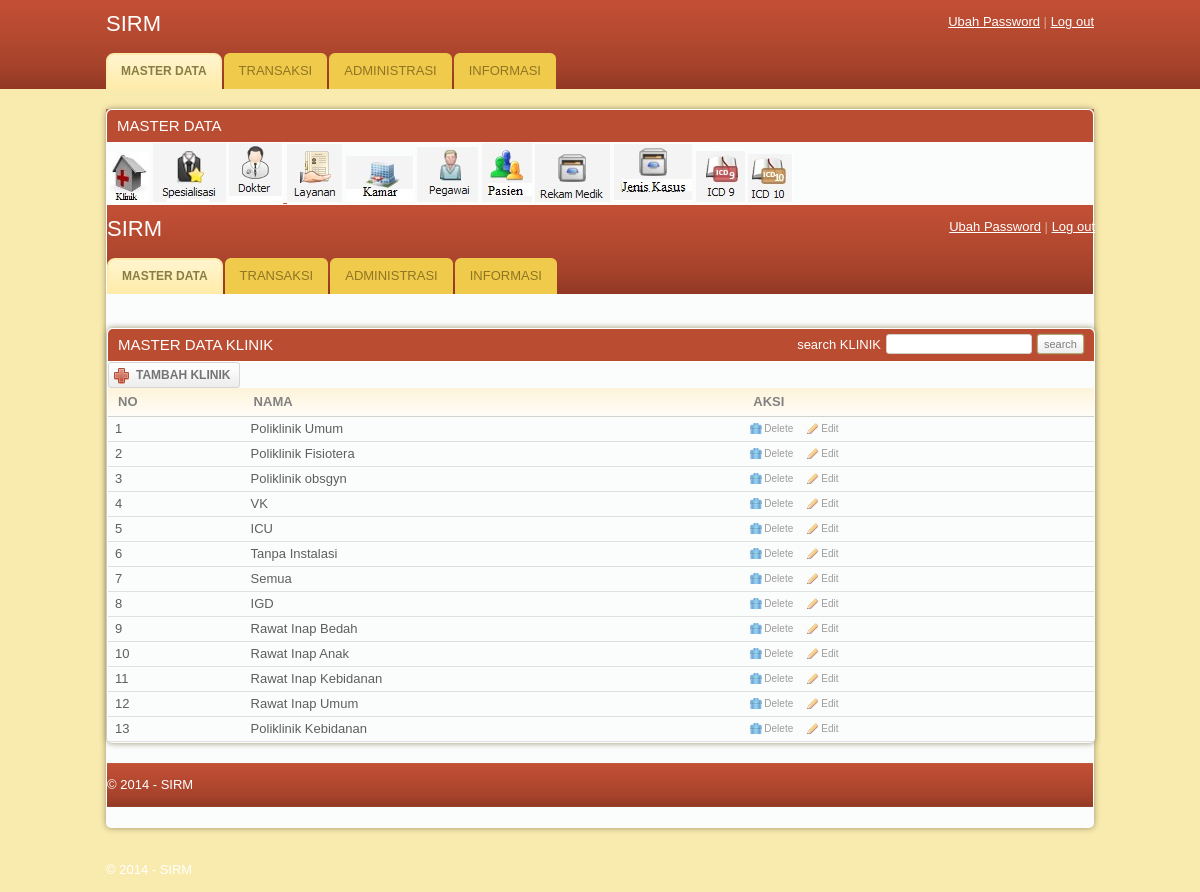
Screenshot of /MODUL/Master/index.php?master=klinik with the database file from the repository.
### tables this page shows
CREATE TABLE IF NOT EXISTS `klinik` (
  `id_klinik` int(3) NOT NULL AUTO_INCREMENT,
  `nama_klinik` varchar(20) NOT NULL,
  PRIMARY KEY (`id_klinik`)
);

### MODUL/Master/klinik.php (the view, shortened to what this page needs)
<!DOCTYPE html PUBLIC "-//W3C//DTD XHTML 1.0 Transitional//EN" "http://www.w3.org/TR/xhtml1/DTD/xhtml1-transitional.dtd">
<html xmlns="http://www.w3.org/1999/xhtml">
<head>
	<link rel="stylesheet" href="../../css/style.css" type="text/css" media="all" />
</head>
<body>
<div id="header">
	<div class="shell">
		<div id="top">
			<h1><a href="master/index.php">SIRM</a></h1>
			<div id="top-navigation">
				<a href="#">Ubah Password</a>
				<span>|</span>
				<a href="#">Log out</a>
			</div>
		</div>
		<div id="navigation">
			<ul>
			    <li><a href="master.php" class="active"><span>MASTER DATA</span></a></li>
				<li><a href="../../transaksi.php"><span>TRANSAKSI</span></a></li>
			    <li><a href="../../administrasi.php"><span>ADMINISTRASI</span></a></li>
			    <li><a href="../../informasi.php"><span>INFORMASI</span></a></li>
			</ul>
		</div>
	</div>
</div>
<div id="container">
	<div class="shell">
		<br />
		<div id="main">
			<div id="content">
				<div class="box">
					<div class="box-head">
						<h2 class="left"><a href="klinik.php">MASTER DATA KLINIK</a></h2>
						<div class="right">
							<label>search KLINIK</label>
							<input type="text" class="field small-field" />
							<input type="submit" class="button" value="search" />
						</div>
					</div>
					<div class="table">
					<a href="tambahklinik.php" class="add-button"><span>TAMBAH KLINIK</span></a><br>
						<table width="100%" border="0" cellspacing="0" cellpadding="0">
							<tr>
								<th>NO</th>
								<th>NAMA</th>
								<th>AKSI</th>
							</tr>
							<?php
							$no=0;
							$query = mysql_query("SELECT * FROM klinik");
							while($data= mysql_fetch_array($query)){
							$no++;
							?>
							<tr>
								<td><?php echo $no;?></td>
								<td><?php echo $data['nama_klinik'];?> </td>
								<td><a href="hapusklinik.php?id_klinik=<?=$data['id_klinik']?>" class="ico del" onclick="return konfirmasi('<?php echo $data['nama_klinik'];?>')">Delete</a><a href="editklinik.php?id_klinik=<?=$data['id_klinik']?>" class="ico edit">Edit</a></td>
							</tr>
							<?php }?>
						</table>
					</div>
				</div>
			</div>
		</div>
	</div>
<div id="footer">
	<div class="shell">
		<span class="left">&copy; 2014 - SIRM</span>
	</div>
</div>
</body>
</html>

### MODUL/Master/index.php (shortened to what this page needs)
<!DOCTYPE html PUBLIC "-//W3C//DTD XHTML 1.0 Transitional//EN" "http://www.w3.org/TR/xhtml1/DTD/xhtml1-transitional.dtd">
<html xmlns="http://www.w3.org/1999/xhtml">
<head>
	<link rel="stylesheet" href="../../css/style.css" type="text/css" media="all" />
</head>
<body>
<div id="header">
	<div class="shell">
		<div id="top">
			<h1><a href="master/index.php">SIRM</a></h1>
			<div id="top-navigation">
				<a href="#">Ubah Password</a>
				<span>|</span>
				<a href="#">Log out</a>
			</div>
		</div>
		<div id="navigation">
			<ul>
				<div id='master'><li><a href="master.php" class="active"><span>MASTER DATA</span></a></li></div>
				<div id='transaksi'><li><a href="../../transaksi.php"><span>TRANSAKSI</span></a></li></div>
			    <div id='administrasi'><li><a href="../../administrasi.php"><span>ADMINISTRASI</span></a></li>
			    <div id='informasi'><li><a href="../../informasi.php"><span>INFORMASI</span></a></li></div>
			</ul>
		</div>
	</div>
</div>
<div id="container">
	<div class="shell">
		<div id="main">
					<div id="content">
				<div class="box">
					<div class="box-head">
						<h2>MASTER DATA</h2>
					</div>
					<div class="box-content" height=800>
						<a href='index.php?master=klinik' class='master' title="Klinik"><span><img src="../../css/images/klinik.jpg"></span></a>
						<a href='index.php?master=spesialisasi' class='master' title="Spesialisasi"><span><img src="../../css/images/spesialisasi.jpg"></span></a>
						<a href='index.php?master=dokter' class='master' title="Dokter"><span><img src="../../css/images/dokter.jpg">  </span></a>
						<a href='index.php?master=layanan' class='master' title="Layanan"><span><img src="../../css/images/layanan.jpg"></span></a>
						<a href='index.php?master=kamar' class='master' title="Kamar"><span><img src="../../css/images/kamar.jpg"></span></a>
						<a href='index.php?master=pegawai' class='master' title="Pegawai"><span><img src="../../css/images/pegawai.jpg"></span></a>
						<a href='index.php?master=pasien' class='master' title="Pasien"><span><img src="../../css/images/pasien.jpg"></span></a>
						<a href='index.php?master=datarm' class='master' title="Rekam Medik"><span><img src="../../css/images/rekam_medik.jpg"></span></a>
						<a href='index.php?master=jenis_kasus' class='master' title="Jenis Kasus"><span><img src="../../css/images/jenis_kasus.jpg"></span></a>
						<a href='index.php?master=icd9' class='master' title="ICD9"><span><img src="../../css/images/icd9.jpg"></span></a>
						<a href='index.php?master=icd10' class='master' title="ICD10"><span><img src="../../css/images/icd10.jpg"></span></a>
						<?php
						if($_GET['master']=='klinik'){
								include "klinik.php";
							}elseif($_GET['master']=='spesialisasi'){
								include "spesialisasi.php";
							}elseif($_GET['master']=='dokter'){
								include "dokter.php";
							}elseif($_GET['master']=='layanan'){
								include "layanan.php";
							}elseif($_GET['master']=='kamar'){
								include "kamar.php";
							}elseif($_GET['master']=='pegawai'){
								include "pegawai.php";
							}elseif($_GET['master']=='pasien'){
								include "pasien.php";
							}elseif($_GET['master']=='datarm'){
								include "datarm.php";
							}elseif($_GET['master']=='jenis_kasus'){
								include "jenis_kasus.php";
							}elseif($_GET['master']=='icd9'){
								include "icd9.php";
							}elseif($_GET['master']=='icd10'){
								include "icd10.php";
							}
							else{
								echo "Selamat Datang" ;
							}
						?>
					</div>
				</div>
			</div>
				</div>
		</div>
<div id="footer">
	<div class="shell">
		<span class="left">&copy; 2014 - SIRM</span>
	</div>
</div>
</body>
</html>

### css/style.css (style rules this page uses)
* { padding:0; margin:0; outline:0; }
body { background:#f9ebae; font-family: Verdana, sans-serif; font-size:13px; line-height:14px; color:#5e5e5e; }
.field { border:solid 1px #d3cfc7; background:#fff; padding:5px; }
.small-field { border:solid 1px #d3cfc7; background:#fff; padding:3px 1px; font-size:11px; }
.button { background:#eee url(images/button.gif) repeat-x 0 0; border:solid 1px #b1a874; color:#7f7f7f; font-size:11px; padding:2px 6px 2px 6px; cursor:pointer; line-height:14px !important; }
a img { border:0; }
a { color:#ba4c32; text-decoration: underline; cursor:pointer; }
.left, .alignleft { float:left; display:inline; }
.right, .alignright { float:right; display:inline; }
h1 { font-size:22px; line-height:24px; color:#fff; font-weight: normal; }
h1 a { color:#fff; text-decoration: none; }
h2 { font-size:15px; font-weight: normal; }
h2 a { color:white; text-decoration: none; }
.shell { width:988px; margin:0 auto; }
#header { height:89px; background:url(images/header.gif); white-space:nowrap; }
#header h1 { float:left; display:inline; padding-top:12px; }
#top-navigation { float:right; white-space:nowrap; color:#fff; padding-top:15px; }
#top-navigation a { color:#fff; }
#top-navigation span { color:#dca598; }
#top { height:53px; }
#navigation { height:36px; }
#navigation ul { list-style-type: none; }
#navigation ul li { float:left; display:inline; margin-right:2px; }
#navigation ul li a, #navigation ul li a span { float:left; height:36px; background:url(images/tab.gif) no-repeat 0 0; padding:0 0 0 15px; }
#navigation ul li a span { background-position:right 0; padding:0 15px 0 0; }
#navigation ul li a { line-height:36px; color:#907525; text-decoration: none; }
#navigation ul li a.active, #navigation ul li a:hover { background-position:0 bottom; }
#navigation ul li a.active span, #navigation ul li a:hover span { background-position:right bottom; }
#navigation ul li a.active { font-size:12px; font-weight: bold; color:#887e42; }
#container { padding:20px 0; }
#content { float:left; width:100%; }
.table th { background:#fffdfa url(images/th.gif) repeat-x 0 0; color:#818181; text-align: left; padding:7px 10px; border-bottom:solid 1px #d2d1cb; }
.table td { background:#fbfcfc; border-bottom:solid 1px #e0e0e0; padding:5px 7px; }
.box { background:#fbfcfc; height:100%; padding:1px; margin-bottom:20px; }
.box-head { background:#ba4c32; height:32px; color:#fff; padding: 0 10px; line-height:32px; border-bottom:solid 1px #fff; }
.box-head .right { padding-top:5px; line-height:13px; }
.box-head .right label, .box-head .right input { float:left; }
.box-head .right label { padding:4px 0 0 0; }
.box-head .right input { margin-left:5px; }
a.ico { color:#9d9c9a; font-size:10px; text-decoration: none; padding:0 0 0 14px; background-repeat:no-repeat; background-position:0 0; }
a.del { background-image:url(images/del.gif) }
a.edit { background-image:url(images/edit.gif); margin-left:14px; }
.add-button, .add-button span { float:left; height:26px; background:url(images/add-button.gif) no-repeat 0 0; padding:0 0 0 28px; }
.add-button span { background-position:right 0; padding:0 10px 0 0; }
.add-button { font-weight: bold; font-size:12px; color:#747474; text-decoration: none; line-height:26px; }
#footer { height:44px; background:url(images/footer.gif); line-height:44px; color:#fff; }
.box { -moz-border-radius:5px; -webkit-border-radius:5px; -moz-box-shadow: 0 0 6px #978f6c; -webkit-box-shadow: 0 0 6px #978f6c; }
.box-head { -moz-border-radius-topleft:5px; -moz-border-radius-topright:5px; -webkit-border-top-left-radius:5px; -webkit-border-top-right-radius:5px; }
.field, .button { -moz-border-radius:4px; -webkit-border-radius:4px; }
.small-field, .button, .pagging a { -moz-border-radius:3px; -webkit-border-radius:3px; }
.button { -moz-box-shadow: 0 0 2px #978f6c; -webkit-box-shadow: 0 0 2px #978f6c; }

### rows the page displays
klinik: nama_klinik "Poliklinik Umum"
klinik: nama_klinik "Poliklinik Fisiotera"
klinik: nama_klinik "Poliklinik obsgyn"
klinik: nama_klinik "VK"
klinik: nama_klinik "ICU"
klinik: nama_klinik "Tanpa Instalasi"
klinik: nama_klinik "Semua"
klinik: nama_klinik "IGD"
klinik: nama_klinik "Rawat Inap Bedah"
klinik: nama_klinik "Rawat Inap Anak"
klinik: nama_klinik "Rawat Inap Kebidanan"
klinik: nama_klinik "Rawat Inap Umum"
klinik: nama_klinik "Poliklinik Kebidanan"
